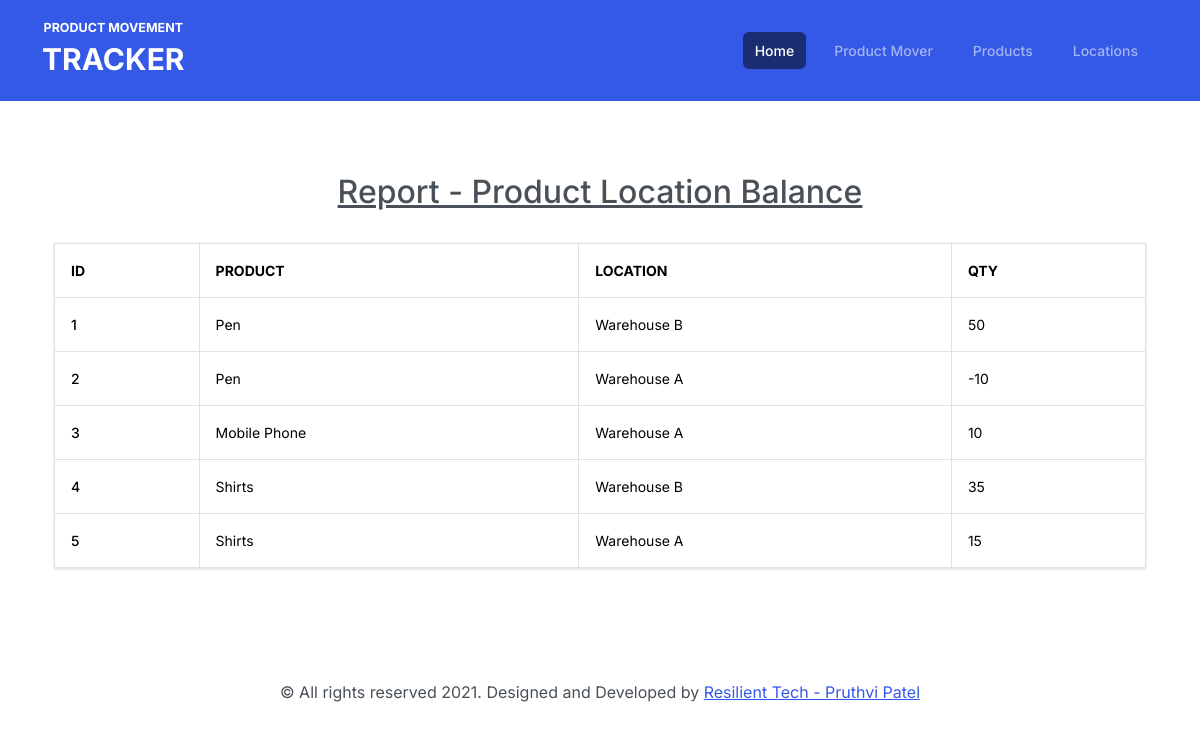
/index, run on the app's committed database.
### app/models.py (models this page shows, shortened)
class Product(db.Model):
    id = db.Column(db.Integer, primary_key=True)
    name = db.Column(db.String(255), nullable=False)

class Location(db.Model):
    id = db.Column(db.Integer, primary_key=True)
    name = db.Column(db.String(255), nullable=False)

### app/routes.py (the view)
@app.route("/")
@app.route("/index")
def index():
    report = generate_report()
    return render_template("index.jinja", title="Home", report=report.get_all())

### app/helpers.py (called while the page is built)
def fetch_products():
    return Product.query.all()

def fetch_locations():
    return Location.query.all()

def fetch_product_movements():
    return ProductMovement.query.all()

### app/models.py (called while the page is built)
    def add(self, product, location, qty):
        self.count += 1
        self.report.append(_ReportRow(self.count, product, location, qty))

    def get_all(self):
        return self.report

### app/templates/index.jinja
{% extends "base.jinja" %}{% set active_page = "index" %} {% block content %}
<div class="container my-4">
    <div class="row">
    <h2 class="text-center text-decoration-underline">Report - Product Location Balance</h2>
      <div class="col-md-12 mx-auto mt-4">
        {% if report|length > 0 %}
        <table class="table table-bordered table-hover">
          <thead>
            <tr>
              <th scope="col">ID</th>
              <th scope="col">Product</th>
              <th scope="col">Location</th>
              <th scope="col">Qty</th>
            </tr>
          </thead>
          <tbody>
            {% for row in report %}
            <tr>
              <th scope="row">{{ row.id }}</th>
              <td>{{ row.product.name }}</td>
              <td>{{ row.location.name }}</td>
              <td>{{ row.qty }}</td>
            </tr>
            {% endfor %}
          </tbody>
        </table>
        {% else %}
        <h5 class="text-info text-center">Not enough transactions. Please make some <a href="/product_movement">transactions</a> --></h5>
        {% endif %}
      </div>
  </div>
</div>
{% endblock %}

### app/static/css/style.css (style rules this page uses)
th[scope="col"] { font-weight: bold; }

### data on the page
Product: product.name "Pen" "Pen"
Location: location.name "Warehouse B" "Warehouse B"
Location: location.name "Warehouse A" "Warehouse A" "Warehouse A"
Product: product.name "Mobile Phone"
Product: product.name "Shirts" "Shirts"

### other printed values
{{ caption|e }} "Home" "Product Mover" "Products" "Locations"
{{ row.id }} "1" "2" "3" "4" "5"
{{ row.qty }} "50" "-10" "10" "35" "15"
